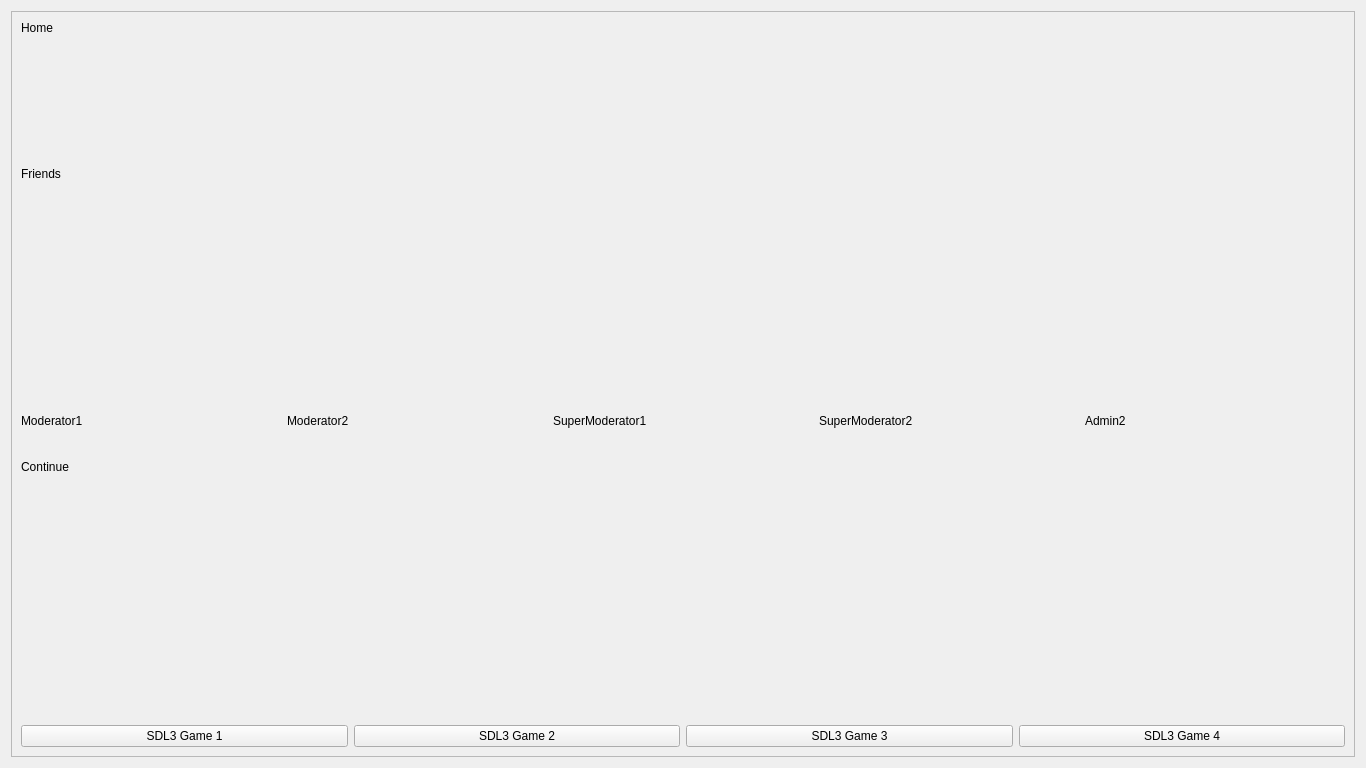
<?xml version="1.0" encoding="UTF-8"?>
<ui version="4.0">
 <class>HomeWND</class>
 <widget class="QWidget" name="HomeWND">
  <property name="geometry">
   <rect>
    <x>0</x>
    <y>0</y>
    <width>1366</width>
    <height>768</height>
   </rect>
  </property>
  <property name="windowTitle">
   <string>Home page</string>
  </property>
  <layout class="QVBoxLayout" name="verticalLayout_2">
   <item>
    <widget class="QScrollArea" name="scrollArea">
     <property name="widgetResizable">
      <bool>true</bool>
     </property>
     <widget class="QWidget" name="scrollAreaWidgetContents">
      <property name="geometry">
       <rect>
        <x>0</x>
        <y>0</y>
        <width>1354</width>
        <height>756</height>
       </rect>
      </property>
      <layout class="QVBoxLayout" name="verticalLayout_3">
       <item>
        <widget class="QLabel" name="label">
         <property name="styleSheet">
          <string notr="true">font: 48pt &quot;Noto Sans&quot;;</string>
         </property>
         <property name="text">
          <string>Home</string>
         </property>
         <property name="alignment">
          <set>Qt::AlignmentFlag::AlignLeading|Qt::AlignmentFlag::AlignLeft|Qt::AlignmentFlag::AlignTop</set>
         </property>
        </widget>
       </item>
       <item>
        <widget class="QLabel" name="label_2">
         <property name="styleSheet">
          <string notr="true">font: 48pt &quot;Noto Sans&quot;;</string>
         </property>
         <property name="text">
          <string>Friends</string>
         </property>
         <property name="alignment">
          <set>Qt::AlignmentFlag::AlignLeading|Qt::AlignmentFlag::AlignLeft|Qt::AlignmentFlag::AlignTop</set>
         </property>
        </widget>
       </item>
       <item>
        <layout class="QGridLayout" name="gridLayout">
         <item row="1" column="0">
          <widget class="QLabel" name="label_4">
           <property name="text">
            <string>Moderator1</string>
           </property>
          </widget>
         </item>
         <item row="1" column="2">
          <widget class="QLabel" name="label_8">
           <property name="text">
            <string>SuperModerator1</string>
           </property>
          </widget>
         </item>
         <item row="1" column="1">
          <widget class="QLabel" name="label_6">
           <property name="text">
            <string>Moderator2</string>
           </property>
          </widget>
         </item>
         <item row="0" column="0">
          <widget class="QLabel" name="label_3">
           <property name="text">
            <string/>
           </property>
          </widget>
         </item>
         <item row="0" column="3">
          <widget class="QLabel" name="label_9">
           <property name="text">
            <string/>
           </property>
          </widget>
         </item>
         <item row="0" column="1">
          <widget class="QLabel" name="label_5">
           <property name="text">
            <string/>
           </property>
          </widget>
         </item>
         <item row="1" column="3">
          <widget class="QLabel" name="label_10">
           <property name="text">
            <string>SuperModerator2</string>
           </property>
          </widget>
         </item>
         <item row="0" column="2">
          <widget class="QLabel" name="label_7">
           <property name="text">
            <string/>
           </property>
          </widget>
         </item>
         <item row="0" column="4">
          <widget class="QLabel" name="label_11">
           <property name="text">
            <string/>
           </property>
          </widget>
         </item>
         <item row="1" column="4">
          <widget class="QLabel" name="label_12">
           <property name="text">
            <string>Admin2</string>
           </property>
          </widget>
         </item>
        </layout>
       </item>
       <item>
        <widget class="QLabel" name="label_13">
         <property name="styleSheet">
          <string notr="true">font: 48pt &quot;Noto Sans&quot;;</string>
         </property>
         <property name="text">
          <string>Continue</string>
         </property>
         <property name="alignment">
          <set>Qt::AlignmentFlag::AlignLeading|Qt::AlignmentFlag::AlignLeft|Qt::AlignmentFlag::AlignTop</set>
         </property>
        </widget>
       </item>
       <item>
        <layout class="QGridLayout" name="gridLayout_2">
         <item row="0" column="1">
          <widget class="QLabel" name="label_15">
           <property name="text">
            <string/>
           </property>
          </widget>
         </item>
         <item row="0" column="0">
          <widget class="QLabel" name="label_14">
           <property name="text">
            <string/>
           </property>
          </widget>
         </item>
         <item row="0" column="2">
          <widget class="QLabel" name="label_16">
           <property name="text">
            <string/>
           </property>
          </widget>
         </item>
         <item row="1" column="1">
          <widget class="QPushButton" name="pushButton_2">
           <property name="text">
            <string>SDL3 Game 2</string>
           </property>
          </widget>
         </item>
         <item row="1" column="2">
          <widget class="QPushButton" name="pushButton_3">
           <property name="text">
            <string>SDL3 Game 3</string>
           </property>
          </widget>
         </item>
         <item row="1" column="0">
          <widget class="QPushButton" name="pushButton">
           <property name="text">
            <string>SDL3 Game 1</string>
           </property>
          </widget>
         </item>
         <item row="0" column="3">
          <widget class="QLabel" name="label_17">
           <property name="text">
            <string/>
           </property>
          </widget>
         </item>
         <item row="1" column="3">
          <widget class="QPushButton" name="pushButton_4">
           <property name="text">
            <string>SDL3 Game 4</string>
           </property>
          </widget>
         </item>
        </layout>
       </item>
      </layout>
     </widget>
    </widget>
   </item>
  </layout>
 </widget>
 <resources/>
 <connections/>
</ui>
